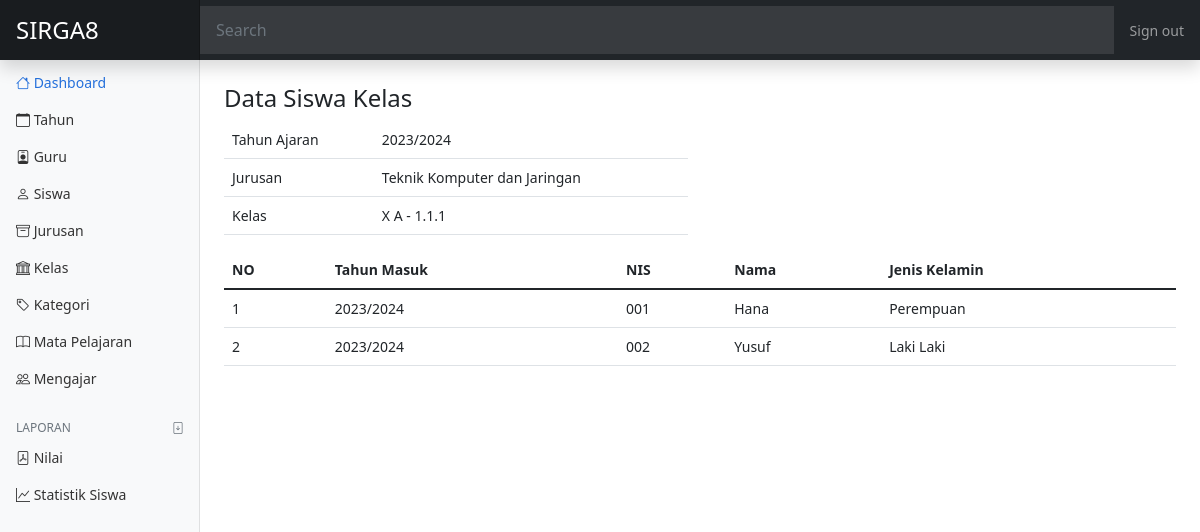
Screenshot of /admin/index.php?halaman=siswakelas&id=1 with the database file from the repository.
### tables this page shows
CREATE TABLE `kelas` (
  `id_kelas` int(11) NOT NULL,
  `id_jurusan` tinyint(4) NOT NULL,
  `id_tahun` tinyint(4) NOT NULL,
  `nama_kelas` varchar(50) NOT NULL,
  `ruang_kelas` varchar(50) NOT NULL,
  `jenjang_kelas` tinyint(4) NOT NULL
);

CREATE TABLE `tahun` (
  `id_tahun` tinyint(3) NOT NULL,
  `tahun_ajaran` varchar(10) NOT NULL
);

CREATE TABLE `jurusan` (
  `id_jurusan` tinyint(4) NOT NULL,
  `nama_jurusan` varchar(50) NOT NULL
);

CREATE TABLE `siswakelas` (
  `id_siswakelas` int(11) NOT NULL,
  `id_siswa` int(11) NOT NULL,
  `id_kelas` int(11) NOT NULL
);

CREATE TABLE `siswa` (
  `id_siswa` int(11) NOT NULL,
  `id_tahun` tinyint(4) NOT NULL,
  `induk_siswa` varchar(15) NOT NULL,
  `password_siswa` varchar(50) NOT NULL,
  `nama_siswa` varchar(100) NOT NULL,
  `kelamin_siswa` enum('Laki Laki','Perempuan') NOT NULL,
  `foto_siswa` varchar(50) NOT NULL,
  `alamat_siswa` varchar(200) NOT NULL
);

### admin/siswakelas.php (the view)
<?php
$id = $_GET['id'];
$ambil = $koneksi->query("SELECT * FROM  kelas
            LEFT JOIN tahun ON kelas.id_tahun=tahun.id_tahun
            LEFT JOIN jurusan ON kelas.id_jurusan=jurusan.id_jurusan
            WHERE kelas.id_kelas='$id'");
$kelas = $ambil->fetch_assoc();
$siswakelas = array();
$ambil = $koneksi->query("SELECT * FROM siswakelas
            LEFT JOIN siswa ON siswakelas.id_siswa=siswa.id_siswa
            LEFT JOIN tahun ON siswa.id_tahun=tahun.id_tahun
            WHERE siswakelas.id_kelas='$id' ");
while($tiap = $ambil->fetch_assoc())
{
    $siswakelas[] = $tiap;
}
?>
<h4>Data Siswa Kelas</h4>
<div class="row">
    <div class="col-6">
        <table class="table">
            <tr>
                <td>Tahun Ajaran</td>
                <td><?php echo $kelas['tahun_ajaran']  ?></td>
            </tr>
            <tr>
                <td>Jurusan</td>
                <td><?php echo $kelas['nama_jurusan']  ?></td>
            </tr>
            <tr>
                <td>Kelas</td>
                <td><?php echo $kelas['nama_kelas']  ?> - <?php echo $kelas['ruang_kelas'] ?></td>
            </tr>
        </table>
    </div>
</div>
<table class="table ">
    <thead>
        <tr>
            <th>NO</th>
            <th>Tahun Masuk</th>
            <th>NIS</th>
            <th>Nama</th>
            <th>Jenis Kelamin</th>
        </tr>
    </thead>
    <tbody>
<?php foreach  ($siswakelas as $key => $value): ?>
        <tr>
            <td><?php echo $key+1 ?></td>
            <td><?php echo $value['tahun_ajaran'] ?></td>
            <td><?php echo $value['induk_siswa']?></td>
            <td><?php echo $value['nama_siswa']?></td>
            <td><?php echo $value['kelamin_siswa']?></td>
        </tr>
        <?php endforeach ?>
    </tbody>
</table>

### admin/css/dashboard.css (style rules this page uses)
body { font-size: .875rem; }

### rows the page displays
kelas: id_tahun.tahun_ajaran "2023/2024", id_jurusan.nama_jurusan "Teknik Komputer dan Jaringan", nama_kelas "X A", ruang_kelas "1.1.1"
siswakelas: tahun.tahun_ajaran "2023/2024", id_siswa.induk_siswa "001", id_siswa.nama_siswa "Hana", id_siswa.kelamin_siswa "Perempuan"
siswakelas: tahun.tahun_ajaran "2023/2024", id_siswa.induk_siswa "002", id_siswa.nama_siswa "Yusuf", id_siswa.kelamin_siswa "Laki Laki"
